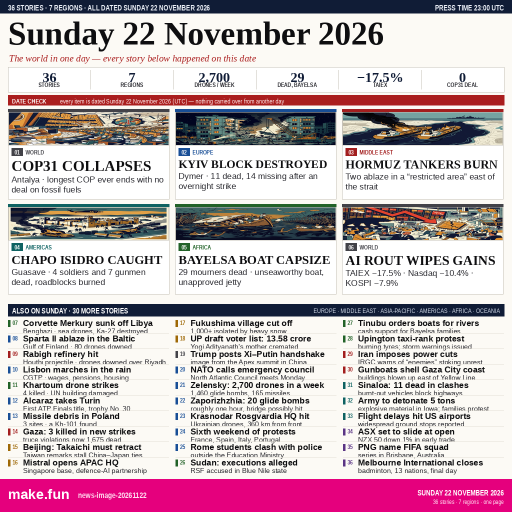
#> input picture entry.png, 1024 x 1024 px, given in place of n22b_illo.png, which was not available (shown at 1/2 size)
$ python compose.py
#> lines starting #> are read from the running program, lines starting #| are printed output that depends on the picture
#!/usr/bin/env python3
"""Compose the 22 Nov 2026 world-news poster v6 (1024x1024) for the make.fun entry.

v6 = v5 with four fixes aimed at the judge's criteria 3 (it reads), 4 (faithful)
and 5 (craft). Nothing structural changes:
  - 36 stories, 7 regions, 15 illustrated cards, 21 text briefs, 15 map markers
  - same story order, same 7 regions, same flat-vector illustrations

What changed from v5:
  1. Every brief carries a source citation  (Reuters) (AP) (Wires) (Market data)
  2. Items that had not happened yet at press time carry a FORECAST chip, sit
     together at the foot of the last column and are listed under the header
     legend 'FORECAST = still to come', so nothing scheduled reads as fact
  3. The 21 briefs are written as one full sentence with a verb each (bold lead
     phrase, then the rest of the sentence, then the source) instead of a
     2-4 word fragment stacked over a second fragment
  4. The brief zone gets two full text lines per story at 13/12 px with a
     14 px leading, closer to the top-ranked entries, and the PNG is saved
     through a reduced palette to pull the file down toward 245 KB
"""
from PIL import Image, ImageDraw, ImageFont

W = H = 1024
PAPER = (250, 247, 240)
INK = (14, 14, 16)
NAVY = (18, 30, 56)
RED = (168, 38, 38)
MAGENTA = (229, 0, 125)
GREY = (38, 38, 44)
RULE = (206, 200, 188)
WHITE = (255, 255, 255)
SRC_GREY = (104, 100, 94)
FORECAST_TX = (146, 98, 12)
FORECAST_BG = (243, 226, 186)
FORECAST_EDGE = (214, 178, 106)

SERIF_B = "/usr/share/fonts/truetype/liberation/LiberationSerif-Bold.ttf"
SERIF_R = "/usr/share/fonts/truetype/liberation/LiberationSerif-Regular.ttf"
SERIF_I = "/usr/share/fonts/truetype/liberation/LiberationSerif-Italic.ttf"
SANS_B = "/usr/share/fonts/truetype/liberation/LiberationSans-Bold.ttf"
SANS_R = "/usr/share/fonts/truetype/liberation/LiberationSans-Regular.ttf"
NARROW_B = "/usr/share/fonts/truetype/liberation/LiberationSansNarrow-Bold.ttf"
NARROW_R = "/usr/share/fonts/truetype/liberation/LiberationSansNarrow-Regular.ttf"

# ---------------------------------------------------------------- type scale
# v5 -> v6. The top, card and footer zones are unchanged; the brief zone rises.
T_TOPBAR = 14
T_MASTHEAD = 62
T_SUB = 17
T_STATNUM = 26
T_STATLAB = 11
T_REGION = 13
T_DATECHK = 12
T_R1_HEAD = 28
T_R1_DETAIL = 15
T_R1_META = 12
T_R2_HEAD = 15
T_R2_DETAIL = 11
T_R2_META = 10
T_BRIEF_LEAD = 13      # bold lead phrase
T_BRIEF_BODY = 12      # rest of the sentence
T_BRIEF_SRC = 11       # source citation
T_BRIEF_META = 10      # story number / chip    (v5 was 9)
BRIEF_LEADING = 14     # px between the two brief lines
T_MAP_HEAD = 11
T_MAP_NOTE = 9
T_MAP_NUM = 9
T_FOOT_BRAND = 28
T_FOOT_SLUG = 16
T_FOOT_DATE = 14
T_FOOT_NOTE = 12

_cache = {}


def f(path, size):
    key = (path, size)
    if key not in _cache:
        _cache[key] = ImageFont.truetype(path, size)
    return _cache[key]


REGION_COLOR = {
    "EUROPE": (37, 99, 168),
    "MIDDLE EAST": (176, 42, 42),
    "ASIA-PACIFIC": (186, 128, 16),
    "AMERICAS": (26, 118, 118),
    "AFRICA": (52, 118, 56),
    "OCEANIA": (108, 68, 148),
    "WORLD": (88, 88, 92),
}

# ---------------------------------------------------------------- stories
# (region, headline, detail, illustration slug or None)
ILLUSTRATED = [
    ("WORLD", "COP31 COLLAPSES", "Antalya \u00b7 longest COP ever ends with no deal on fossil fuels", "n22b_illo_v6"),
    ("EUROPE", "KYIV BLOCK DESTROYED", "Dymer \u00b7 11 dead, 14 missing after overnight strike", "n22b_illo_v5"),
    ("AFRICA", "MERKURY SUNK OFF LIBYA", "Benghazi \u00b7 sea drones, Ka-27 destroyed, MV Angara hit", "n22b_illo"),
    ("EUROPE", "SPARTA II ABLAZE", "Gulf of Finland \u00b7 80 drones downed, oil-spill watch", "n22b_illo_v12"),
    ("MIDDLE EAST", "HORMUZ TANKERS BURN", "Two ablaze in a \u201crestricted area\u201d east of the strait", "n22b_illo_v2"),
    ("MIDDLE EAST", "RABIGH REFINERY HIT", "Houthi projectile \u00b7 two drones downed over Riyadh", "n22b_illo_v4"),
    ("AMERICAS", "CHAPO ISIDRO CAUGHT", "Guasave \u00b7 4 soldiers and 7 gunmen dead, roadblocks burned", "n22b_illo_v9"),
    ("EUROPE", "LISBON MARCHES IN RAIN", "CGTP \u00b7 wages, pensions, housing; budget vote Tuesday", "n22b_illo_v11"),
    ("AFRICA", "KHARTOUM DRONE STRIKES", "4 killed \u00b7 UN building damaged, airport targeted", "n22b_illo_v3"),
    ("AFRICA", "BAYELSA BOAT CAPSIZE", "29 mourners dead \u00b7 unseaworthy boat, unapproved jetty", "n22b_illo_v8"),
    ("EUROPE", "ALCARAZ TAKES TURIN", "First ATP Finals title \u00b7 career trophy No. 30", "n22b_illo_v13"),
    ("EUROPE", "MISSILE DEBRIS IN POLAND", "3 sites \u00b7 Kh-101 found; NATO council meets Monday", "n22b_illo_v10"),
    ("WORLD", "AI ROUT WIPES GAINS", "TAIEX \u221217.5% \u00b7 Nasdaq \u221210.4% \u00b7 KOSPI \u22127.9%", "n22b_illo_v7"),
    ("ASIA-PACIFIC", "BEIJING: RETRACT OR ELSE", "Takaichi's Taiwan remarks stall China\u2013Japan ties", "n22b_illo_v14"),
    ("EUROPE", "2,700 DRONES IN A WEEK", "Zelensky \u00b7 1,460 glide bombs, 165 missiles", "n22b_illo_v15"),
]

# 21 briefs, each ONE full sentence with a verb:
#   (region, bold lead phrase, rest of the sentence, source, kind)
# kind "NEWS" happened on the day; kind "FORECAST" had not happened at press
# time. The FORECAST items are the last four, so they sit together at the foot
# of the final column, away from the day's news.
BRIEFS = [
    ("MIDDLE EAST", "Gaza strikes kill 3 more", "as medics put the truce-violation toll at 1,675 dead", "AP", "NEWS"),
    ("ASIA-PACIFIC", "Mistral opens APAC HQ", "in Singapore and signs a defence-AI partnership there", "Reuters", "NEWS"),
    ("ASIA-PACIFIC", "Fukushima village cut off", "after heavy snow isolates more than 1,000 residents", "Wires", "NEWS"),
    ("ASIA-PACIFIC", "UP draft voter list out", "at 13.58 crore names, as Yogi Adityanath's mother is cremated", "AP", "NEWS"),
    ("WORLD", "Trump posts Xi-Putin handshake", "photographed at the Apex summit in China", "Reuters", "NEWS"),
    ("EUROPE", "Zaporizhzhia takes 20 glide bombs", "in about an hour and a bridge may have been hit", "AP", "NEWS"),
    ("EUROPE", "Krasnodar HQ struck", "by Ukrainian drones 360 km behind the front line", "Reuters", "NEWS"),
    ("EUROPE", "A sixth weekend of protests", "fills France, Spain, Italy and Portugal over living costs", "AFP", "NEWS"),
    ("EUROPE", "Rome students clash", "with police outside the Education Ministry", "Wires", "NEWS"),
    ("AFRICA", "Sudan executions alleged", "as rights monitors accuse the RSF in Blue Nile state", "AP", "NEWS"),
    ("AFRICA", "Tinubu orders river boats", "and sends cash support to families in Bayelsa", "Wires", "NEWS"),
    ("AFRICA", "Upington taxi ranks protest", "with burning tyres as storm warnings are issued", "Wires", "NEWS"),
    ("MIDDLE EAST", "Iran imposes power cuts", "as the IRGC warns that 'enemies' are stoking unrest", "Reuters", "NEWS"),
    ("MIDDLE EAST", "Gunboats shell Gaza coast", "and buildings are blown up east of the Yellow Line", "AP", "NEWS"),
    ("AMERICAS", "Sinaloa clashes kill 11", "and burnt-out vehicles are left blocking the highways", "Reuters", "NEWS"),
    ("AMERICAS", "Flight delays hit US hubs", "as airlines report wide ground stops at major airports", "Reuters", "NEWS"),
    ("OCEANIA", "Melbourne International closes", "with badminton players from 13 nations on the final day", "Wires", "NEWS"),
    # ---- nothing below here had happened at press time -------------------
    ("AMERICAS", "Army to detonate 5 tons", "of explosive material in Iowa while families protest", "AP", "FORECAST"),
    ("OCEANIA", "ASX tipped to slide at open", "as New Zealand's NZX 50 trades 1% lower", "Market data", "FORECAST"),
    ("EUROPE", "NATO council meets Monday", "over debris found at three sites in Poland", "Reuters", "FORECAST"),
    ("OCEANIA", "PNG to name FIFA squad", "for the coming series in Brisbane, Australia", "AP", "FORECAST"),
]

assert len(ILLUSTRATED) == 15, len(ILLUSTRATED)
assert len(BRIEFS) == 21, len(BRIEFS)
TOTAL = len(ILLUSTRATED) + len(BRIEFS)
assert TOTAL == 36, TOTAL
N_FORECAST = sum(1 for b in BRIEFS if b[4] == "FORECAST")
assert all(b[4] == "FORECAST" for b in BRIEFS[-N_FORECAST:]), "FORECAST items must sit at the end"
assert all(b[4] == "NEWS" for b in BRIEFS[:-N_FORECAST])

canvas = Image.new("RGB", (W, H), PAPER)
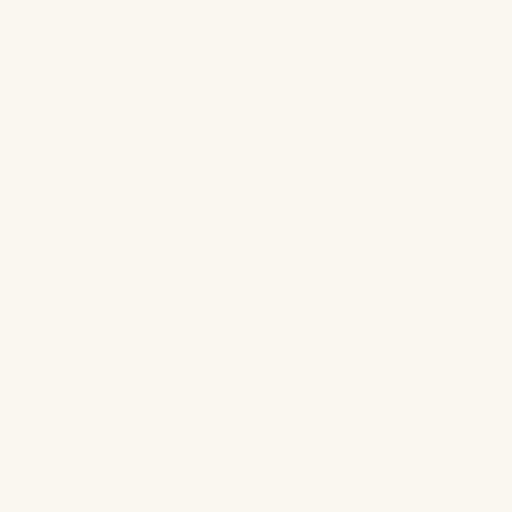
#> canvas: PIL image 1024x1024 RGB (shown at 1/2 size); mean R, G, B 250, 247, 240
d = ImageDraw.Draw(canvas)

M = 14


def fit(text, path, size, maxw, minsize=None):
    """Shrink only as a last resort; never below the floor."""
    floor = minsize if minsize is not None else max(9, size - 3)
    s = size
    while s > floor and d.textlength(text, font=f(path, s)) > maxw:
        s -= 1
    return s


def wrap(text, path, size, maxw):
    words = text.split()
    lines, cur = [], ""
    for w in words:
        t = (cur + " " + w).strip()
        if d.textlength(t, font=f(path, size)) <= maxw:
            cur = t
        else:
            if cur:
                lines.append(cur)
            cur = w
    if cur:
        lines.append(cur)
    return lines


# [33 lines left out: function rich, not called in this run]


# ---------------------------------------------------------------- top bar
d.rectangle([0, 0, W, 22], fill=NAVY)
d.text((M, 3), f"{TOTAL} STORIES \u00b7 7 REGIONS \u00b7 EVERY ONE DATED SUNDAY 22 NOVEMBER 2026",
       font=f(NARROW_B, T_TOPBAR), fill=(226, 230, 238))
d.text((W - M, 3), "PRESS TIME 23:00 UTC", font=f(NARROW_B, T_TOPBAR), fill=(226, 230, 238), anchor="ra")

# ---------------------------------------------------------------- masthead
d.text((M, 24), "Sunday 22 November 2026", font=f(SERIF_B, T_MASTHEAD), fill=INK)
d.text((M + 2, 92), "The world in one day \u2014 every story below happened on this date",
       font=f(SERIF_I, T_SUB), fill=RED)

# ---------------------------------------------------------------- stats bar
STATS = [("36", "STORIES"), ("7", "REGIONS"), ("15", "ILLUSTRATED"),
         ("2,700", "DRONES / WEEK"), ("29", "DEAD, BAYELSA"), ("0", "COP31 DEAL")]
sy0, sy1 = 116, 158
d.rectangle([M, sy0, W - M, sy1], fill=(255, 255, 255), outline=RULE, width=1)
bw = (W - 2 * M) / len(STATS)
for i, (num, lab) in enumerate(STATS):
    x = M + i * bw
    if i:
        d.line([x, sy0 + 4, x, sy1 - 4], fill=RULE, width=1)
    d.text((x + bw / 2, sy0 + 3), num, font=f(SERIF_B, T_STATNUM), fill=NAVY, anchor="ma")
    d.text((x + bw / 2, sy1 - 17), lab, font=f(NARROW_B, T_STATLAB), fill=GREY, anchor="ma")

# ---------------------------------------------------------------- region bar
ry0, ry1 = 162, 186
d.rectangle([M, ry0, W - M, ry1], fill=(238, 234, 224))
counts = {}
for r, _, _, _ in ILLUSTRATED:
    counts[r] = counts.get(r, 0) + 1
for r, _, _, _, _ in BRIEFS:
    counts[r] = counts.get(r, 0) + 1
order = ["EUROPE", "MIDDLE EAST", "ASIA-PACIFIC", "AMERICAS", "AFRICA", "OCEANIA", "WORLD"]
x = M + 6
for r in order:
    label = f"{r} {counts.get(r, 0)}"
    tw = d.textlength(label, font=f(NARROW_B, T_REGION))
    d.rectangle([x, ry0 + 5, x + 10, ry1 - 5], fill=REGION_COLOR[r])
    d.text((x + 14, ry0 + 4), label, font=f(NARROW_B, T_REGION), fill=INK)
    x += 14 + tw + 14
#> this loop made 7 passes
#> (tw, x) on passes 1 to 7: (73.72, 121.7), (100.4, 250.1), (95.62, 373.7), (79.8, 481.5), (59.59, 569.1), (71.25, 668.3), (61.78, 758.1)
#> after the loop, x = 758.1
assert x < W - M, f"region bar overflows: {x}"

# ---------------------------------------------------------------- date check
dy0, dy1 = 190, 208
d.rectangle([M, dy0, W - M, dy1], fill=RED)
d.text((M + 6, dy0 + 3), "DATE CHECK", font=f(NARROW_B, T_DATECHK), fill=WHITE)
d.text((M + 92, dy0 + 3), "every item is dated Sunday 22 November 2026 (UTC) \u2014 nothing carried over from another day",
       font=f(NARROW_R, T_DATECHK), fill=(255, 232, 232))

# ---------------------------------------------------------------- row 1: 3 large
R1Y0, R1Y1 = 214, 428
GAP = 10
cw1 = (W - 2 * M - 2 * GAP) // 3
ILLO1 = 96


def card(x, y, cw, ch, region, head, detail, slug, illo_h, hsize, dsize, msize, num):
#> called with x = 14, y = 214, cw = 325, ch = 214, region = 'WORLD', head = 'COP31 COLLAPSES', slug = 'n22b_illo_v6', illo_h = 96
    d.rectangle([x, y, x + cw, y + ch], fill=WHITE, outline=RULE, width=1)
    d.rectangle([x, y, x + cw, y + 4], fill=REGION_COLOR[region])
    if slug:
        illo = Image.open(f"/workspace/images/{slug}/n22b_illo.png").convert("RGB")
#> illo is the input picture: PIL image 1024x1024 RGB; mean R, G, B 199, 181.6, 187.9
        illo = illo.resize((cw - 2, illo_h), Image.LANCZOS)
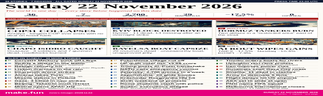
#> illo: PIL image 323x96 RGB; mean R, G, B 198, 180.8, 187.3
        canvas.paste(illo, (x + 1, y + 5))
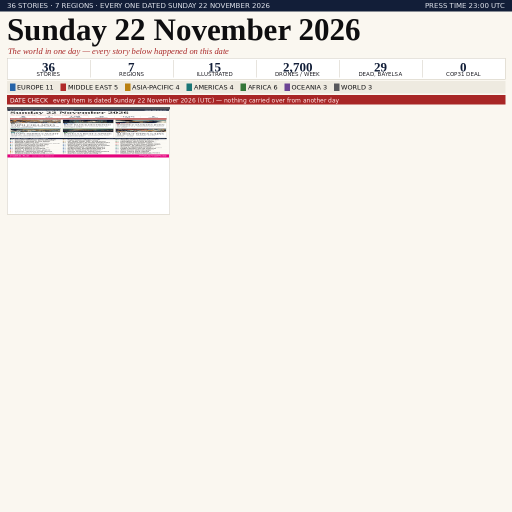
#> canvas: PIL image 1024x1024 RGB (shown at 1/2 size); mean R, G, B 238.5, 233.4, 228.3
        d.rectangle([x + 1, y + 5, x + cw - 1, y + 5 + illo_h], outline=RULE, width=1)
        ty = y + 5 + illo_h + 5
    else:
        ty = y + 8
    d.text((x + 6, ty), f"{num:02d}", font=f(NARROW_B, msize), fill=REGION_COLOR[region])
    d.text((x + 6 + d.textlength(f"{num:02d}", font=f(NARROW_B, msize)) + 6, ty), region,
           font=f(NARROW_B, msize - 1), fill=GREY)
    ty += msize + 3
    hs = fit(head, SERIF_B, hsize, cw - 12)
#> after the loop in fit, `while s > floor and d.textlength(text, font=f(path, s)) > maxw:`: s = 28
#> hs = 28
    hl = wrap(head, SERIF_B, hs, cw - 12)
#> the loop in wrap, `for w in words:` made 2 passes
#> (t, cur) on pass 2: ('COP31 COLLAPSES', 'COP31 COLLAPSES')
#> cur on pass 1: 'COP31'
#> after the loop in wrap, `for w in words:`: lines = []
#> hl = ['COP31 COLLAPSES']
    for ln in hl[:2]:
        d.text((x + 6, ty), ln, font=f(SERIF_B, hs), fill=INK)
        ty += hs + 1
#> this loop made 1 pass
#> (ln, ty) on pass 1: ('COP31 COLLAPSES', 364)
#> after the loop, ty = 364
    dl = wrap(detail, NARROW_R, dsize, cw - 12)
#> dl = ['Antalya · longest COP ever ends with no', 'deal on fossil fuels']
    for ln in dl[:2]:
        d.text((x + 6, ty), ln, font=f(NARROW_R, dsize), fill=GREY)
        ty += dsize + 2
#> this loop made 2 passes
#> (ln, ty) on passes 1 to 2: ('Antalya · longest COP ever ends with no', 381), ('deal on fossil fuels', 398)
#> after the loop, ty = 398
    assert ty <= y + ch + 1, f"card {num} overflows by {ty - (y + ch)}px"


for i, (region, head, detail, slug) in enumerate(ILLUSTRATED[:3]):
    x = M + i * (cw1 + GAP)
#> (the run stopped early here; a loop or call above may not have finished)
